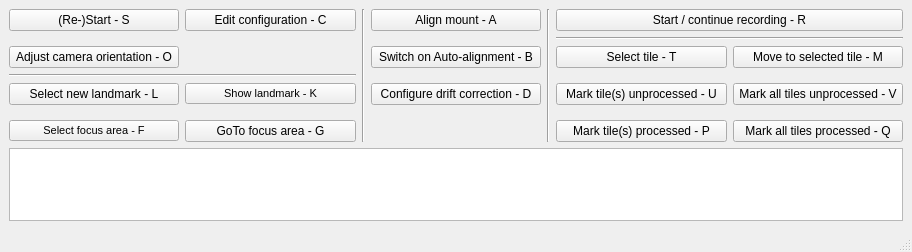
<?xml version="1.0" encoding="UTF-8"?>
<ui version="4.0">
 <class>MainWindow</class>
 <widget class="QMainWindow" name="MainWindow">
  <property name="geometry">
   <rect>
    <x>0</x>
    <y>0</y>
    <width>912</width>
    <height>252</height>
   </rect>
  </property>
  <property name="windowTitle">
   <string>MoonPanoramaMaker</string>
  </property>
  <property name="locale">
   <locale language="English" country="UnitedStates"/>
  </property>
  <widget class="QWidget" name="centralwidget">
   <layout class="QGridLayout" name="gridLayout">
    <item row="4" column="0">
     <widget class="QPushButton" name="new_landmark_selection">
      <property name="toolTip">
       <string>Select a new landmark for mount alignment</string>
      </property>
      <property name="text">
       <string>Select new landmark - L</string>
      </property>
      <property name="shortcut">
       <string>L</string>
      </property>
     </widget>
    </item>
    <item row="0" column="0">
     <widget class="QPushButton" name="restart">
      <property name="toolTip">
       <string>Restart the whole workflow (new tile layout)</string>
      </property>
      <property name="text">
       <string>(Re-)Start - S</string>
      </property>
      <property name="shortcut">
       <string>S</string>
      </property>
     </widget>
    </item>
    <item row="4" column="6">
     <widget class="QPushButton" name="set_all_tiles_unprocessed">
      <property name="toolTip">
       <string>Mark all tiles as unprocessed</string>
      </property>
      <property name="text">
       <string>Mark all tiles unprocessed - V</string>
      </property>
      <property name="shortcut">
       <string>V</string>
      </property>
     </widget>
    </item>
    <item row="6" column="0">
     <widget class="QPushButton" name="set_focus_area">
      <property name="font">
       <font>
        <pointsize>8</pointsize>
       </font>
      </property>
      <property name="toolTip">
       <string>Mark current location for setting the telescope focus</string>
      </property>
      <property name="text">
       <string>Select focus area - F</string>
      </property>
      <property name="shortcut">
       <string>F</string>
      </property>
     </widget>
    </item>
    <item row="0" column="2" rowspan="7">
     <widget class="Line" name="line">
      <property name="lineWidth">
       <number>1</number>
      </property>
      <property name="midLineWidth">
       <number>0</number>
      </property>
      <property name="orientation">
       <enum>Qt::Vertical</enum>
      </property>
     </widget>
    </item>
    <item row="4" column="5">
     <widget class="QPushButton" name="set_tile_unprocessed">
      <property name="toolTip">
       <string>Remove current tile number from list of processed tiles</string>
      </property>
      <property name="text">
       <string>Mark tile(s) unprocessed - U</string>
      </property>
      <property name="shortcut">
       <string>U</string>
      </property>
     </widget>
    </item>
    <item row="2" column="5">
     <widget class="QPushButton" name="select_tile">
      <property name="toolTip">
       <string>Select the number of a single tile</string>
      </property>
      <property name="text">
       <string>Select tile - T</string>
      </property>
      <property name="shortcut">
       <string>T</string>
      </property>
     </widget>
    </item>
    <item row="2" column="6">
     <widget class="QPushButton" name="move_to_selected_tile">
      <property name="toolTip">
       <string>Move the telescope to the selected tile</string>
      </property>
      <property name="text">
       <string>Move to selected tile - M</string>
      </property>
      <property name="shortcut">
       <string>M</string>
      </property>
     </widget>
    </item>
    <item row="6" column="6">
     <widget class="QPushButton" name="set_all_tiles_processed">
      <property name="toolTip">
       <string>Mark all tiles as processed</string>
      </property>
      <property name="text">
       <string>Mark all tiles processed - Q</string>
      </property>
      <property name="shortcut">
       <string>Q</string>
      </property>
     </widget>
    </item>
    <item row="0" column="1">
     <widget class="QPushButton" name="edit_configuration">
      <property name="toolTip">
       <string>Set configuration parameters for location, equipment and program execution</string>
      </property>
      <property name="text">
       <string>Edit configuration - C</string>
      </property>
      <property name="shortcut">
       <string>C</string>
      </property>
     </widget>
    </item>
    <item row="0" column="5" colspan="2">
     <widget class="QPushButton" name="start_continue_recording">
      <property name="toolTip">
       <string>Continue recording with next unprocessed tile</string>
      </property>
      <property name="text">
       <string>Start / continue recording - R</string>
      </property>
      <property name="shortcut">
       <string>R</string>
      </property>
     </widget>
    </item>
    <item row="4" column="3">
     <widget class="QPushButton" name="configure_drift_correction">
      <property name="toolTip">
       <string>Select alignment points for drift computation and compensation</string>
      </property>
      <property name="text">
       <string>Configure drift correction - D</string>
      </property>
      <property name="shortcut">
       <string>D</string>
      </property>
     </widget>
    </item>
    <item row="0" column="3">
     <widget class="QPushButton" name="alignment">
      <property name="enabled">
       <bool>true</bool>
      </property>
      <property name="toolTip">
       <string>Align (or re-align) telescope with landmark</string>
      </property>
      <property name="text">
       <string>Align mount - A</string>
      </property>
      <property name="shortcut">
       <string>A</string>
      </property>
     </widget>
    </item>
    <item row="2" column="3">
     <widget class="QPushButton" name="autoalignment">
      <property name="toolTip">
       <string>Switch on / off auto-alignment</string>
      </property>
      <property name="text">
       <string>Switch on Auto-alignment - B</string>
      </property>
      <property name="shortcut">
       <string>B</string>
      </property>
     </widget>
    </item>
    <item row="6" column="5">
     <widget class="QPushButton" name="set_tile_processed">
      <property name="toolTip">
       <string>Add current tile number to list of processed tiles</string>
      </property>
      <property name="text">
       <string>Mark tile(s) processed - P</string>
      </property>
      <property name="shortcut">
       <string>P</string>
      </property>
     </widget>
    </item>
    <item row="3" column="0" colspan="2">
     <widget class="Line" name="line_3">
      <property name="lineWidth">
       <number>1</number>
      </property>
      <property name="midLineWidth">
       <number>0</number>
      </property>
      <property name="orientation">
       <enum>Qt::Horizontal</enum>
      </property>
     </widget>
    </item>
    <item row="6" column="1">
     <widget class="QPushButton" name="goto_focus_area">
      <property name="toolTip">
       <string>Move the telescope for focus adjustment</string>
      </property>
      <property name="text">
       <string>GoTo focus area - G</string>
      </property>
      <property name="shortcut">
       <string>G</string>
      </property>
     </widget>
    </item>
    <item row="4" column="1">
     <widget class="QPushButton" name="show_landmark">
      <property name="font">
       <font>
        <pointsize>8</pointsize>
       </font>
      </property>
      <property name="toolTip">
       <string>Show a picture of the landmark currently selected </string>
      </property>
      <property name="text">
       <string>Show landmark - K</string>
      </property>
      <property name="shortcut">
       <string>K</string>
      </property>
     </widget>
    </item>
    <item row="2" column="0">
     <widget class="QPushButton" name="rotate_camera">
      <property name="toolTip">
       <string>Rotate camera until the moon limb stands vertically at FOV center</string>
      </property>
      <property name="text">
       <string>Adjust camera orientation - O</string>
      </property>
      <property name="shortcut">
       <string>O</string>
      </property>
     </widget>
    </item>
    <item row="0" column="4" rowspan="7">
     <widget class="Line" name="line_2">
      <property name="lineWidth">
       <number>1</number>
      </property>
      <property name="midLineWidth">
       <number>0</number>
      </property>
      <property name="orientation">
       <enum>Qt::Vertical</enum>
      </property>
     </widget>
    </item>
    <item row="1" column="5" colspan="2">
     <widget class="Line" name="line_4">
      <property name="lineWidth">
       <number>1</number>
      </property>
      <property name="midLineWidth">
       <number>0</number>
      </property>
      <property name="orientation">
       <enum>Qt::Horizontal</enum>
      </property>
     </widget>
    </item>
    <item row="7" column="0" colspan="7">
     <widget class="QTextBrowser" name="prompt_text_browser">
      <property name="font">
       <font>
        <pointsize>10</pointsize>
       </font>
      </property>
      <property name="toolTip">
       <string>Window to show user instructions</string>
      </property>
      <property name="lineWidth">
       <number>1</number>
      </property>
      <property name="midLineWidth">
       <number>0</number>
      </property>
      <property name="undoRedoEnabled">
       <bool>true</bool>
      </property>
     </widget>
    </item>
    <item row="5" column="3">
     <widget class="Line" name="line_5">
      <property name="lineWidth">
       <number>0</number>
      </property>
      <property name="orientation">
       <enum>Qt::Horizontal</enum>
      </property>
     </widget>
    </item>
   </layout>
  </widget>
  <widget class="QStatusBar" name="statusbar"/>
 </widget>
 <tabstops>
  <tabstop>restart</tabstop>
  <tabstop>edit_configuration</tabstop>
  <tabstop>rotate_camera</tabstop>
  <tabstop>new_landmark_selection</tabstop>
  <tabstop>show_landmark</tabstop>
  <tabstop>set_focus_area</tabstop>
  <tabstop>goto_focus_area</tabstop>
  <tabstop>alignment</tabstop>
  <tabstop>autoalignment</tabstop>
  <tabstop>configure_drift_correction</tabstop>
  <tabstop>start_continue_recording</tabstop>
  <tabstop>select_tile</tabstop>
  <tabstop>move_to_selected_tile</tabstop>
  <tabstop>set_tile_unprocessed</tabstop>
  <tabstop>set_all_tiles_unprocessed</tabstop>
  <tabstop>set_tile_processed</tabstop>
  <tabstop>set_all_tiles_processed</tabstop>
  <tabstop>prompt_text_browser</tabstop>
 </tabstops>
 <resources/>
 <connections/>
</ui>
